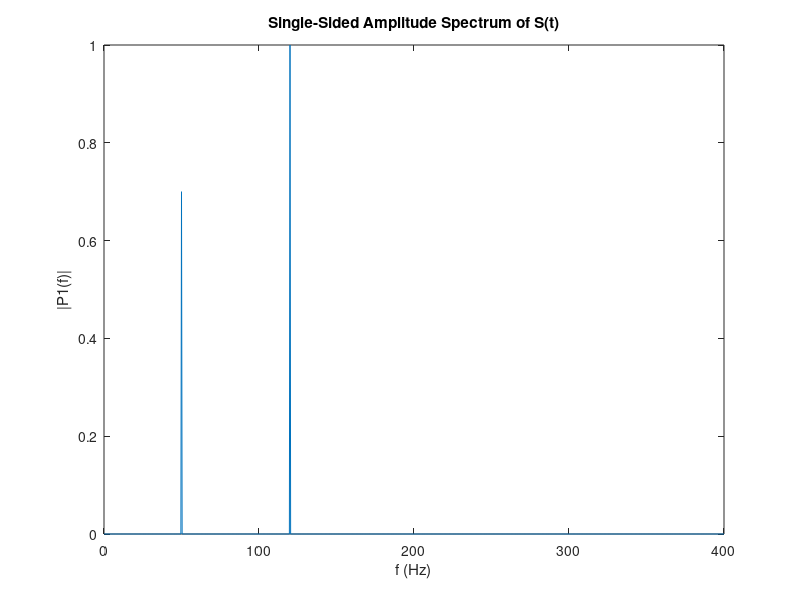

The MATLAB source for this figure:
% Use Fourier transforms to find the frequency components of a signal buried in noise.
%% Create a signal
%  Sampling frequency: 1 kHz 
%  Signal duration :   1 secs
Fs = 800;            % Sampling frequency                    
T = 1/Fs;             % Sampling period       
L = 2000;             % Length of signal
t = (0:L-1)*T;        % Time vector (*1T means 1 second duration)

% Form a signal containing 
%  Frequency (Hz):   50    120
%  Amplitude     :  0.7    1.0
S = 0.7*sin(2*pi*50*t) + sin(2*pi*120*t);

% Add white noise
%  Mean     : 0
%  Variance : 4
X = S + 2*randn(size(t));

% Plot the noisy signal in the time domain. 
% It is difficult to identify the frequency components 
%   by looking at the signal X(t)
plot(1000*t(1:500),X(1:500));
title('Noisy Signal');
xlabel('t (milliseconds)');
ylabel('X(t)');

%% FFT and frequency plot
Y = fft(X);

% Compute the two-sided spectrum P2. 
% Then compute the single-sided spectrum P1 based on P2 
%   and the even-valued signal length L.
P2 = abs(Y/L);
P1 = P2(1:L/2+1);
P1(2:end-1) = 2*P1(2:end-1);

% Define the frequency domain f,
%   and plot the single-sided amplitude spectrum P1. 
% The amplitudes are not exactly at 0.7 and 1, as expected, 
%   because of the added noise.
% On average, longer signals produce better frequency approximations.

f = Fs*(0:(L/2))/L; % This line determines the x-axis unit. Important!
plot(f,P1);
title('Single-Sided Amplitude Spectrum of X(t)');
xlabel('f (Hz)');
ylabel('|P1(f)|');


%% Frequency plot of the no-noise signal
Y = fft(S);
P2 = abs(Y/L);
P1 = P2(1:L/2+1);
P1(2:end-1) = 2*P1(2:end-1);

plot(f,P1) 
title('Single-Sided Amplitude Spectrum of S(t)')
xlabel('f (Hz)')
ylabel('|P1(f)|')

%%
